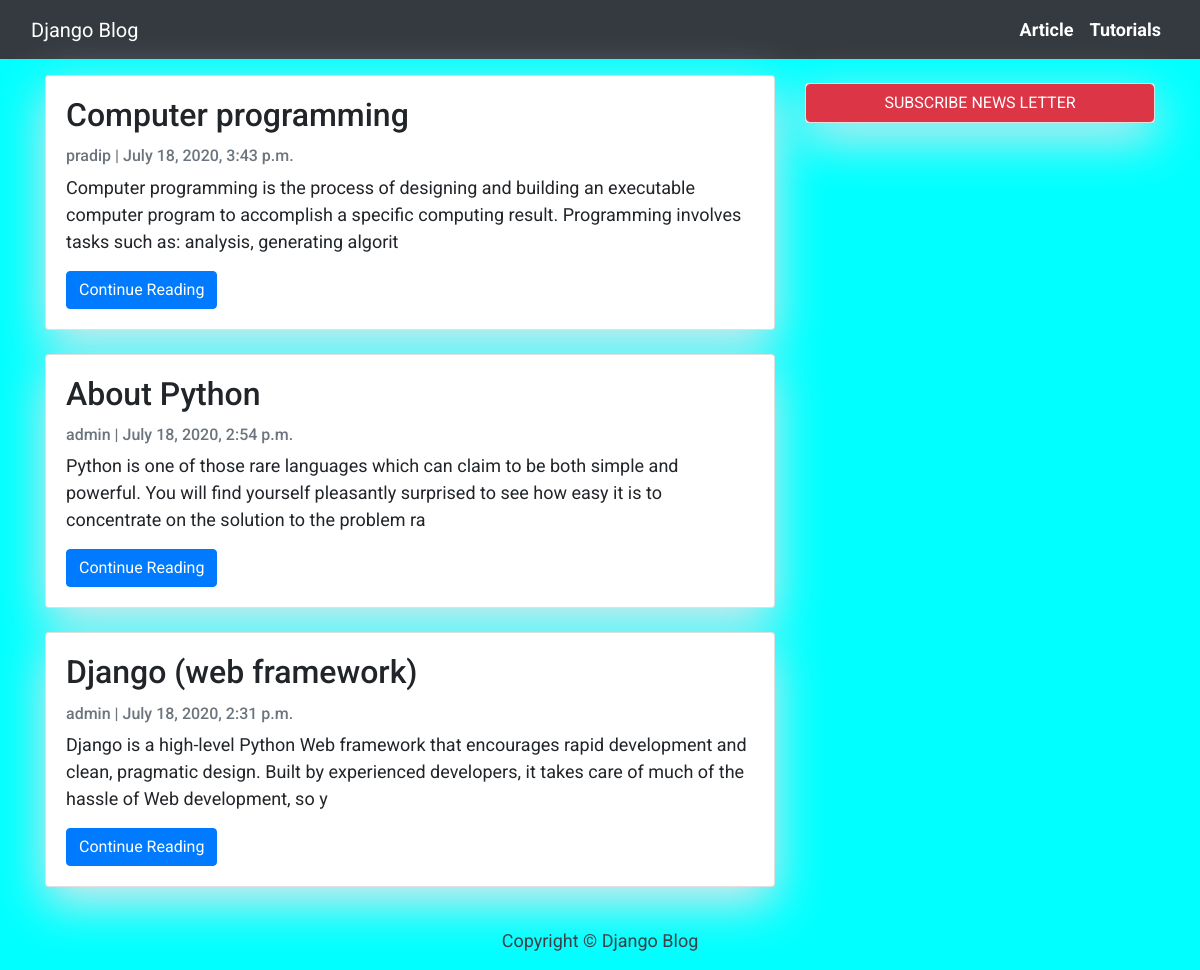
The page / on the database its author committed.
### blog/models.py (models this page shows, shortened)
class Post(models.Model):
    title = models.CharField(max_length=200, unique=True)
    slug = models.SlugField(max_length=200, unique=True)
    author = models.ForeignKey(User, on_delete= models.CASCADE,related_name='blog_posts')
    updated_on = models.DateTimeField(auto_now= True)
    content = models.TextField()
    created_on = models.DateTimeField(auto_now_add=True)
    status = models.IntegerField(choices=STATUS, default=0)
    class Meta:
        ordering = ['-created_on']

### blog/views.py (the view)
# urls.py: path('', views.PostList.as_view(), name='home'),
class PostList(generic.ListView):
    queryset = Post.objects.filter(status=1).order_by('-created_on')
    template_name = 'index.html'

### templates/index.html (shortened to what this page needs)
{% extends "base.html" %}
{% block content %}
<div class="container">
    <div class="row">
        <div class="col-md-8 mt-3 left">
            {% for post in post_list %}
            <div class="card mb-4">
                <div class="card-body">
                    <h2 class="card-title">{{ post.title }}</h2>
                    <p class="card-text text-muted h6">{{ post.author }} | {{ post.created_on}} </p>
                    <p class="card-text">{{post.content|slice:":200" }}</p>
                    <a href="{% url 'post_detail' post.slug  %}" class="btn btn-primary">Continue Reading</a>
                </div>
            </div>
            {% endfor %}
        </div>
        {% block sidebar %} {% include 'sidebar.html' %} {% endblock sidebar %}
    </div>
</div>
{%endblock%}

### templates/base.html (shortened to what this page needs)
<!DOCTYPE html>
<html>
    <head>
        <link rel="stylesheet" href="https://maxcdn.bootstrapcdn.com/bootstrap/4.0.0/css/bootstrap.min.css"/>
    </head>
    <body>
        <nav class="navbar navbar-expand-lg navbar-light bg-dark" id="mainNav">
            <div class="container-fluid">
                <a class="navbar-brand text-white" href="{% url 'home' %}">Django Blog</a>
                <div class="collapse navbar-collapse" id="navbarResponsive">
                    <ul class="navbar-nav ml-auto">
                        <li class="nav-item text-black">
                            <a class="nav-link text-white font-weight-bold" href="#">Article</a>
                        </li>
                        <li class="nav-item text-black">
                            <a class="nav-link text-white font-weight-bold" href="#">Tutorials</a>
                        </li>
                    </ul>
                </div>
            </div>
        </nav>
        {% block content %}
        {% endblock content %}
        <footer class="py-3 bg-grey">
            <p class="m-0 text-dark text-center ">Copyright &copy; Django Blog</p>
        </footer>
    </body>
</html>

### templates/sidebar.html
{% block sidebar %}
<div class="col-md-4 float-right ">
<div class="card my-4">
        <a href="#"
           class="btn btn-danger">SUBSCRIBE NEWS LETTER</a>
</div>
</div>
{% endblock sidebar %}

### templates/index.html (style rules this page uses)
body { font-family: "Roboto", sans-serif; font-size: 18px; background-color: cyan; }
.card { box-shadow: 0 16px 48px #E3E7EB; }

### rows shown on the page
Post: title "Computer programming", author "pradip", created_on "July 18, 2020, 3:43 p.m.", content "Computer programming is the process of designing and building an executable computer program to accomplish a specific computing result. Programming involves tasks such as: analysis, generating algorit"
Post: title "About Python", author "admin", created_on "July 18, 2020, 2:54 p.m.", content "Python is one of those rare languages which can claim to be both simple and powerful. You will find yourself pleasantly surprised to see how easy it is to concentrate on the solution to the problem ra"
Post: title "Django (web framework)", author "admin", created_on "July 18, 2020, 2:31 p.m.", content "Django is a high-level Python Web framework that encourages rapid development and clean, pragmatic design. Built by experienced developers, it takes care of much of the hassle of Web development, so y"
